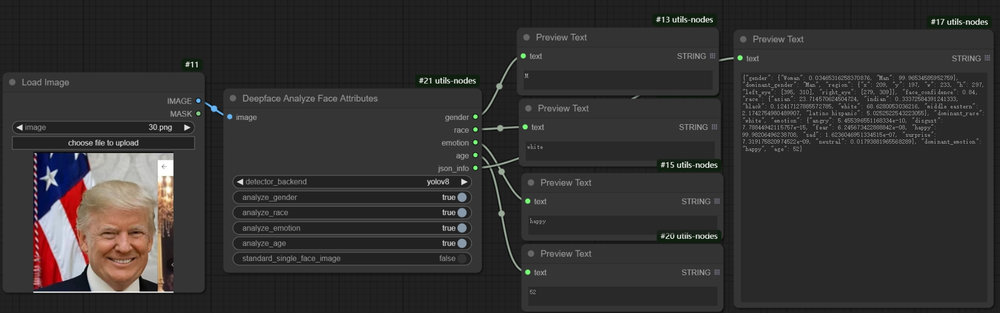
#> input picture assets/deepfaceAnalyzeFaceAttributes.png, 1000 x 313 px, shrunk from 1902 x 595 before the run
$ python -i utils.py   (imports and definitions only)
#> lines starting #> are read from the running program, lines starting #| are printed output that depends on the picture; after the words box and inside, x2 and y2 are one past the last pixel; in counts of white or black regions, pixels touching at a corner belong together
#> further down, picture is the input picture: shape (313, 1000, 3); mean B, G, R 48.8, 49.3, 50.8
import cv2
import numpy as np
from typing import Union, List
import torch
from PIL import Image, ImageDraw

# [12 lines left out: functions tensor2np, np2tensor, not called in this run]

def tensor2pil(t_image: torch.Tensor)  -> Image:
    return Image.fromarray(np.clip(255.0 * t_image.cpu().numpy().squeeze(), 0, 255).astype(np.uint8))

def pil2tensor(image:Image) -> torch.Tensor:
    return torch.from_numpy(np.array(image).astype(np.float32) / 255.0).unsqueeze(0)

# [15 lines left out: functions image2mask, mask2image, not called in this run]

def pil2cv2(pil_img:Image) -> np.array:
    np_img_array = np.asarray(pil_img)
    return cv2.cvtColor(np_img_array, cv2.COLOR_RGB2BGR)

def min_bounding_rect(image:Image) -> tuple:
    cv2_image = pil2cv2(image)
    gray = cv2.cvtColor(cv2_image, cv2.COLOR_BGR2GRAY)
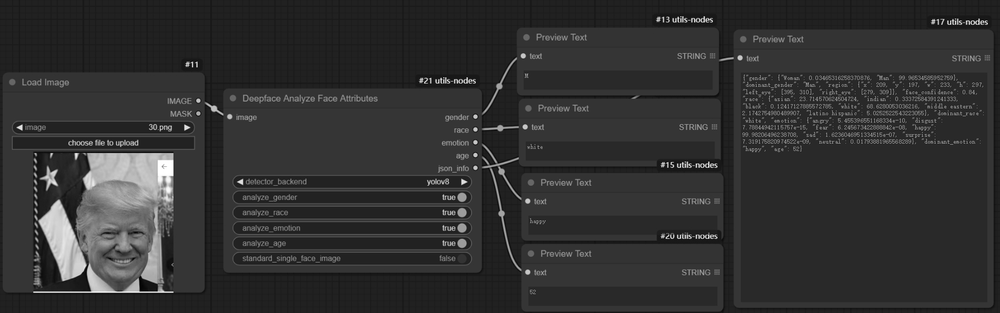
#> gray: shape (313, 1000); min 0, max 255, mean 49.3
    ret, thresh = cv2.threshold(gray, 127, 255, 0)
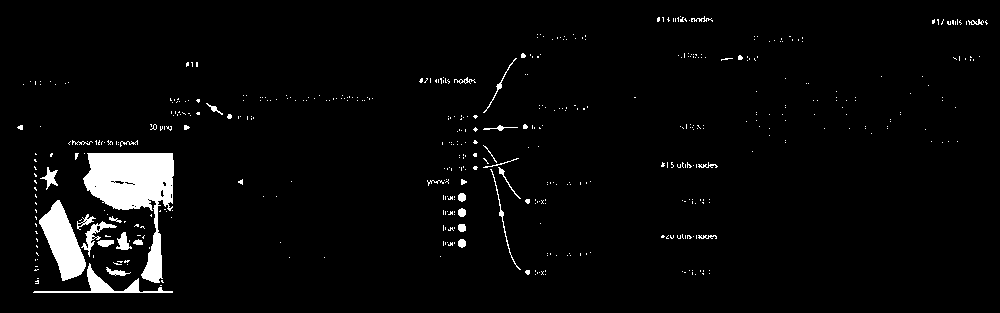
#> thresh: shape (313, 1000); 3.6% white; 502 white regions (463 under 20 px)
    contours, _ = cv2.findContours(thresh, 1, 2)
#> contours = 529 contours, 505 with area under 20; largest, box (x1, y1, x2, y2) and area: (83, 153, 174, 283) 4942, (39, 200, 86, 281) 1848, (33, 263, 173, 293) 558, (81, 221, 117, 257) 243, (116, 232, 132, 250) 122
    x, y, width, height = 0, 0, 0, 0
    area = 0
    for contour in contours:
        _x, _y, _w, _h = cv2.boundingRect(contour)
        _area = _w * _h
        if _area > area:
            area = _area
            x, y, width, height = _x, _y, _w, _h
#> this loop made 529 passes
#> (area, x, y, width, height) on passes 24, 26, 29, 215: (25, 525, 270, 5, 5), (225, 106, 267, 25, 9), (4200, 33, 263, 140, 30), (11830, 83, 153, 91, 130)
#> contour on passes 4 to 9: [[37, 278], [38, 278]], [[695, 274]], [[545, 274]], [[535, 274]], [[114, 274], [115, 273], [116, 274], [115, 275]], [[709, 273]]
#> after the loop, area = 11830; height = 130; width = 91; x = 83; y = 153
    return (x, y, width, height)

# [17 lines left out: functions mask_area, draw_rect, not called in this run]

# Tensor to cv2
def tensor2cv(image):
    image_np = np.clip(255. * image.cpu().numpy().squeeze(), 0, 255).astype(np.uint8)
    return cv2.cvtColor(image_np, cv2.COLOR_RGB2BGR)

>>> import cv2
>>> picture = cv2.imread('../assets/deepfaceAnalyzeFaceAttributes.png')
>>> result = min_bounding_rect(picture)
#> result = (83, 153, 91, 130)

$ run again, on assets/detectorForNSFW.png
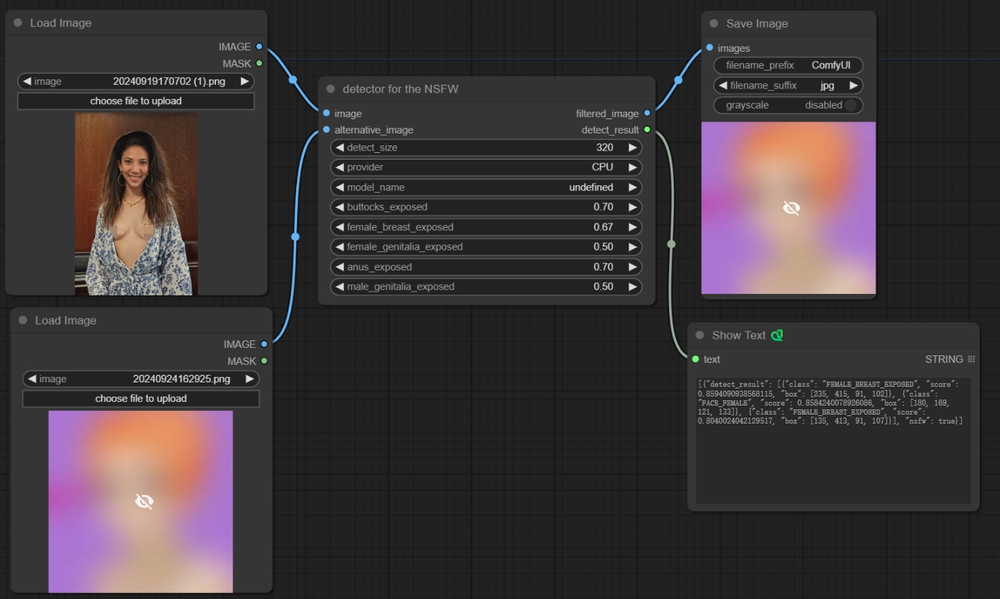
#> input picture assets/detectorForNSFW.png, 1000 x 599 px, shrunk from 1333 x 799 before the run
#> picture is the input picture: shape (599, 1000, 3); mean B, G, R 56.1, 53.9, 60.4
#> in min_bounding_rect, `gray = cv2.cvtColor(cv2_image, cv2.COLOR_BGR2GRAY)`:
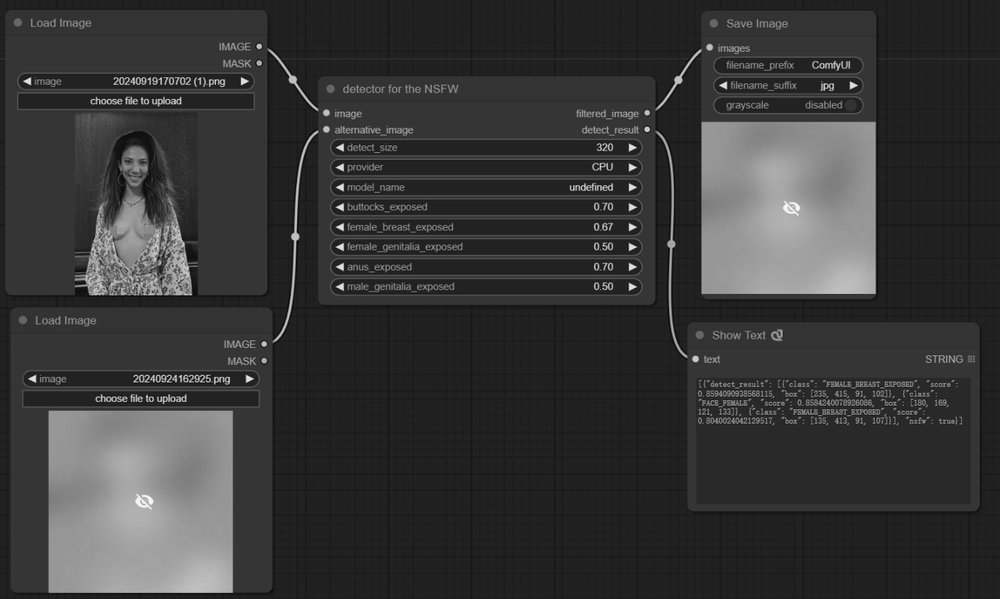
#> gray: shape (599, 1000); min 2, max 251, mean 55.3
#> in min_bounding_rect, `ret, thresh = cv2.threshold(gray, 127, 255, 0)`:
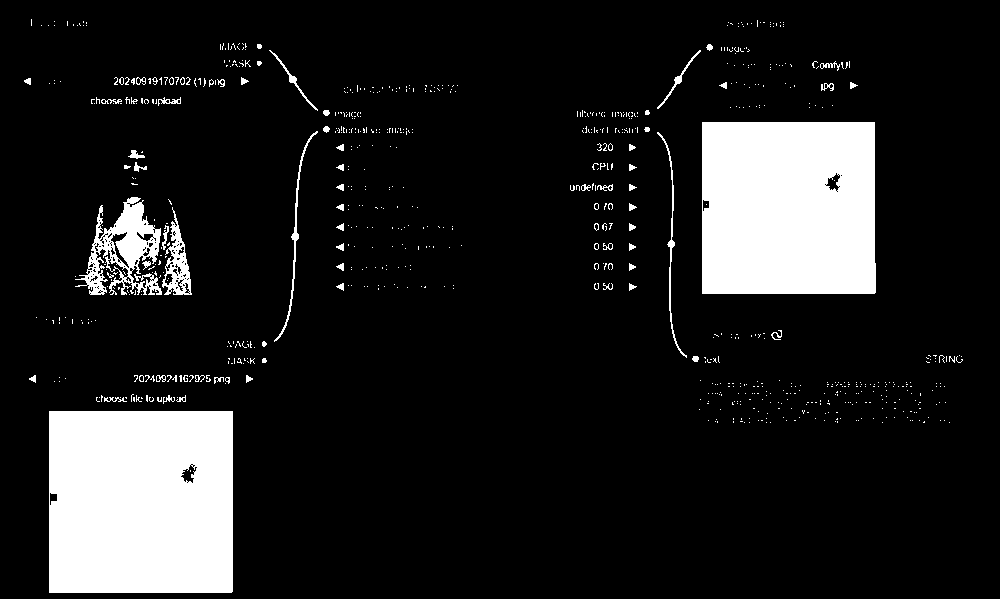
#> thresh: shape (599, 1000); 12.3% white; 808 white regions (739 under 20 px)
#> contours = 988 contours, 908 with area under 20; largest, box (x1, y1, x2, y2) and area: (49, 411, 233, 593) 33122, (702, 122, 876, 294) 29442, (75, 197, 162, 295) 3780, (162, 207, 192, 295) 1160, (274, 131, 318, 342) 290
#> the loop in min_bounding_rect, `for contour in contours:` made 988 passes
#> (area, x, y, width, height) on passes 1, 5, 59: (126, 49, 492, 9, 14), (360, 180, 464, 18, 20), (33488, 49, 411, 184, 182)
#> after the loop in min_bounding_rect, `for contour in contours:`: area = 33488; height = 182; width = 184; x = 49; y = 411
#> result = (49, 411, 184, 182)
